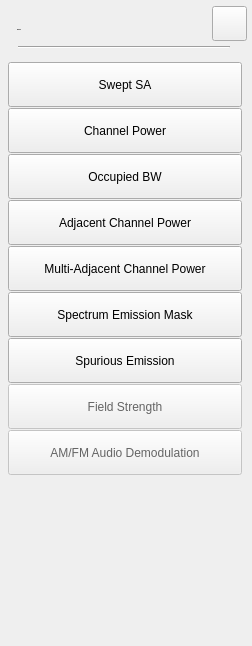
<?xml version="1.0" encoding="UTF-8"?>
<ui version="4.0">
 <class>SA_Dialog_MeasureSetup</class>
 <widget class="QWidget" name="SA_Dialog_MeasureSetup">
  <property name="geometry">
   <rect>
    <x>0</x>
    <y>0</y>
    <width>252</width>
    <height>646</height>
   </rect>
  </property>
  <property name="windowTitle">
   <string>Form</string>
  </property>
  <property name="autoFillBackground">
   <bool>false</bool>
  </property>
  <property name="styleSheet">
   <string notr="true">QPushButton:disabled
{
	color:rgb(100, 100, 100);
}
/*******************indoor**********************/
#SA_Dialog_MeasureSetup[status  =  &quot;indoor&quot;] #widget
{
	background-color:rgba(211,211,211,0.9);
}

#SA_Dialog_MeasureSetup[status  =  &quot;indoor&quot;] QLabel
{
	color:rgb(9, 73, 108);
	background-color:rgba(0,0,0,0);
}

#SA_Dialog_MeasureSetup[status  =  &quot;indoor&quot;] QPushButton
{
	border-style:flat;
	text-align:left;
	padding-left:10px;
}

#SA_Dialog_MeasureSetup[status  =  &quot;indoor&quot;] QPushButton::!checked
{
	font: 13px &quot;Arial&quot;;
	font-weight:normal;
	background-color: rgba(237, 212, 0,0);
}

#SA_Dialog_MeasureSetup[status  =  &quot;indoor&quot;] QPushButton::checked
{
font: 75 13px &quot;Arial&quot;;
font-weight:bold;
background-color: rgb(255,181,0);
}

#SA_Dialog_MeasureSetup[status  =  &quot;indoor&quot;] #lblTitle
{
	font: 75 20px &quot;Arial&quot;;
	color:rgba(46,46,46,1);
	line-height:23px;
	font-weight:bold;
}

#SA_Dialog_MeasureSetup[status  =  &quot;indoor&quot;] #pb_cancel
{
border-style:flat;
background-color:rgba(0,0,0,0);
border-image: url(:/sa/image/btn_close_normal.png);
}

#SA_Dialog_MeasureSetup[status  =  &quot;indoor&quot;] #pb_cancel:pressed
{
border-image: url(:/sa/image/btn_close_click.png);
}

#SA_Dialog_MeasureSetup[status  =  &quot;indoor&quot;] #line
{
	background-color:rgba(46,46,46,1);
}
/*******************outdoor**********************/
#SA_Dialog_MeasureSetup[status  =  &quot;outdoor&quot;] #widget
{
	background-color:rgba(211,211,211,0.9);
}

#SA_Dialog_MeasureSetup[status  =  &quot;outdoor&quot;] QLabel
{
	color:rgb(9, 73, 108);
	background-color:rgba(0,0,0,0);
}

#SA_Dialog_MeasureSetup[status  =  &quot;outdoor&quot;] QPushButton
{
	border-style:flat;
	text-align:left;
	padding-left:10px;
}

#SA_Dialog_MeasureSetup[status  =  &quot;outdoor&quot;] QPushButton::!checked
{
	font: 13px &quot;Arial&quot;;
	font-weight:normal;
	background-color: rgba(237, 212, 0,0);
}

#SA_Dialog_MeasureSetup[status  =  &quot;outdoor&quot;] QPushButton::checked
{
font: 75 13px &quot;Arial&quot;;
font-weight:bold;
background-color: rgb(255,181,0);
}

#SA_Dialog_MeasureSetup[status  =  &quot;outdoor&quot;] #lblTitle
{
	font: 75 20px &quot;Arial&quot;;
	color:rgba(46,46,46,1);
	line-height:23px;
	font-weight:bold;
}

#SA_Dialog_MeasureSetup[status  =  &quot;outdoor&quot;] #pb_cancel
{
border-style:flat;
background-color:rgba(0,0,0,0);
border-image: url(:/sa/image/btn_close_normal.png);
}

#SA_Dialog_MeasureSetup[status  =  &quot;outdoor&quot;] #pb_cancel:pressed
{
border-image: url(:/sa/image/btn_close_click.png);
}

#SA_Dialog_MeasureSetup[status  =  &quot;outdoor&quot;] #line
{
	background-color:rgba(46,46,46,1);
}
/*******************night**********************/
#SA_Dialog_MeasureSetup[status  =  &quot;night&quot;] #widget
{
	background-color:rgba(208,182,139,0.9);
}

#SA_Dialog_MeasureSetup[status  =  &quot;night&quot;] QLabel
{
	color:rgb(9, 73, 108);
	background-color:rgba(0,0,0,0);
}

#SA_Dialog_MeasureSetup[status  =  &quot;night&quot;] QPushButton
{
	border-style:flat;
	text-align:left;
	padding-left:10px;
}

#SA_Dialog_MeasureSetup[status  =  &quot;night&quot;] QPushButton::!checked
{
	font: 13px &quot;Arial&quot;;
	font-weight:normal;
	background-color: rgba(237, 212, 0,0);
}

#SA_Dialog_MeasureSetup[status  =  &quot;night&quot;] QPushButton::checked
{
font: 75 13px &quot;Arial&quot;;
font-weight:bold;
background-color:rgba(251,155,0,1);
}

#SA_Dialog_MeasureSetup[status  =  &quot;night&quot;] #lblTitle
{
	font: 75 20px &quot;Arial&quot;;
	color:rgba(46,46,46,1);
	line-height:23px;
	font-weight:bold;
}

#SA_Dialog_MeasureSetup[status  =  &quot;night&quot;] #pb_cancel
{
border-style:flat;
background-color:rgba(0,0,0,0);
border-image: url(:/sa/image/night/btn_close_normal.png);
}

#SA_Dialog_MeasureSetup[status  =  &quot;night&quot;] #pb_cancel:pressed
{
border-image: url(:/sa/image/night/btn_close_click.png);
}

#SA_Dialog_MeasureSetup[status  =  &quot;night&quot;] #line
{
	background-color:rgba(46,46,46,1);
}</string>
  </property>
  <property name="status" stdset="0">
   <string>indoor</string>
  </property>
  <widget class="QWidget" name="widget" native="true">
   <property name="geometry">
    <rect>
     <x>0</x>
     <y>0</y>
     <width>252</width>
     <height>646</height>
    </rect>
   </property>
   <widget class="QPushButton" name="pb_SpuriousEmssionMask">
    <property name="enabled">
     <bool>true</bool>
    </property>
    <property name="geometry">
     <rect>
      <x>8</x>
      <y>338</y>
      <width>234</width>
      <height>45</height>
     </rect>
    </property>
    <property name="text">
     <string>Spurious Emission</string>
    </property>
    <property name="checkable">
     <bool>true</bool>
    </property>
    <property name="autoExclusive">
     <bool>true</bool>
    </property>
   </widget>
   <widget class="QPushButton" name="pb_Adjacent">
    <property name="enabled">
     <bool>true</bool>
    </property>
    <property name="geometry">
     <rect>
      <x>8</x>
      <y>246</y>
      <width>234</width>
      <height>45</height>
     </rect>
    </property>
    <property name="text">
     <string>Multi-Adjacent Channel Power</string>
    </property>
    <property name="checkable">
     <bool>true</bool>
    </property>
    <property name="autoExclusive">
     <bool>true</bool>
    </property>
   </widget>
   <widget class="QPushButton" name="pb_AudioDemodulation">
    <property name="enabled">
     <bool>false</bool>
    </property>
    <property name="geometry">
     <rect>
      <x>8</x>
      <y>430</y>
      <width>234</width>
      <height>45</height>
     </rect>
    </property>
    <property name="styleSheet">
     <string notr="true">QPushButton:disabled
{
	color:rgb(100, 100, 100);
}</string>
    </property>
    <property name="text">
     <string>AM/FM Audio Demodulation</string>
    </property>
    <property name="checkable">
     <bool>true</bool>
    </property>
    <property name="autoExclusive">
     <bool>true</bool>
    </property>
   </widget>
   <widget class="QPushButton" name="pb_SpecEmissionMask">
    <property name="enabled">
     <bool>true</bool>
    </property>
    <property name="geometry">
     <rect>
      <x>8</x>
      <y>292</y>
      <width>234</width>
      <height>45</height>
     </rect>
    </property>
    <property name="text">
     <string>Spectrum Emission Mask</string>
    </property>
    <property name="checkable">
     <bool>true</bool>
    </property>
    <property name="autoExclusive">
     <bool>true</bool>
    </property>
   </widget>
   <widget class="QPushButton" name="pb_FieldStrength">
    <property name="enabled">
     <bool>false</bool>
    </property>
    <property name="geometry">
     <rect>
      <x>8</x>
      <y>384</y>
      <width>234</width>
      <height>45</height>
     </rect>
    </property>
    <property name="styleSheet">
     <string notr="true">QPushButton:disabled
{
	color:rgb(100, 100, 100);
}</string>
    </property>
    <property name="text">
     <string>Field Strength</string>
    </property>
    <property name="checkable">
     <bool>true</bool>
    </property>
    <property name="autoExclusive">
     <bool>true</bool>
    </property>
   </widget>
   <widget class="QPushButton" name="pb_Muti_Adjacent">
    <property name="enabled">
     <bool>true</bool>
    </property>
    <property name="geometry">
     <rect>
      <x>8</x>
      <y>200</y>
      <width>234</width>
      <height>45</height>
     </rect>
    </property>
    <property name="text">
     <string>Adjacent Channel Power</string>
    </property>
    <property name="checkable">
     <bool>true</bool>
    </property>
    <property name="autoExclusive">
     <bool>true</bool>
    </property>
   </widget>
   <widget class="QPushButton" name="pb_OccupiedBW">
    <property name="enabled">
     <bool>true</bool>
    </property>
    <property name="geometry">
     <rect>
      <x>8</x>
      <y>154</y>
      <width>234</width>
      <height>45</height>
     </rect>
    </property>
    <property name="text">
     <string>Occupied BW</string>
    </property>
    <property name="checkable">
     <bool>true</bool>
    </property>
    <property name="autoExclusive">
     <bool>true</bool>
    </property>
   </widget>
   <widget class="Line" name="line">
    <property name="geometry">
     <rect>
      <x>18</x>
      <y>46</y>
      <width>212</width>
      <height>2</height>
     </rect>
    </property>
    <property name="orientation">
     <enum>Qt::Horizontal</enum>
    </property>
   </widget>
   <widget class="QPushButton" name="pb_Spectrum">
    <property name="geometry">
     <rect>
      <x>8</x>
      <y>62</y>
      <width>234</width>
      <height>45</height>
     </rect>
    </property>
    <property name="text">
     <string>Swept SA</string>
    </property>
    <property name="checkable">
     <bool>true</bool>
    </property>
    <property name="checked">
     <bool>false</bool>
    </property>
    <property name="autoExclusive">
     <bool>true</bool>
    </property>
   </widget>
   <widget class="QLabel" name="lblTitle">
    <property name="geometry">
     <rect>
      <x>17</x>
      <y>19</y>
      <width>98</width>
      <height>22</height>
     </rect>
    </property>
    <property name="font">
     <font>
      <family>Arial</family>
      <pointsize>-1</pointsize>
      <weight>75</weight>
      <italic>false</italic>
      <bold>true</bold>
     </font>
    </property>
    <property name="styleSheet">
     <string notr="true"/>
    </property>
    <property name="text">
     <string>Measure</string>
    </property>
   </widget>
   <widget class="QPushButton" name="pb_ChannelPower">
    <property name="enabled">
     <bool>true</bool>
    </property>
    <property name="geometry">
     <rect>
      <x>8</x>
      <y>108</y>
      <width>234</width>
      <height>45</height>
     </rect>
    </property>
    <property name="text">
     <string>Channel Power</string>
    </property>
    <property name="checkable">
     <bool>true</bool>
    </property>
    <property name="autoExclusive">
     <bool>true</bool>
    </property>
   </widget>
   <widget class="QPushButton" name="pb_cancel">
    <property name="geometry">
     <rect>
      <x>212</x>
      <y>6</y>
      <width>35</width>
      <height>35</height>
     </rect>
    </property>
    <property name="styleSheet">
     <string notr="true"/>
    </property>
    <property name="text">
     <string/>
    </property>
   </widget>
  </widget>
 </widget>
 <resources/>
 <connections/>
</ui>
